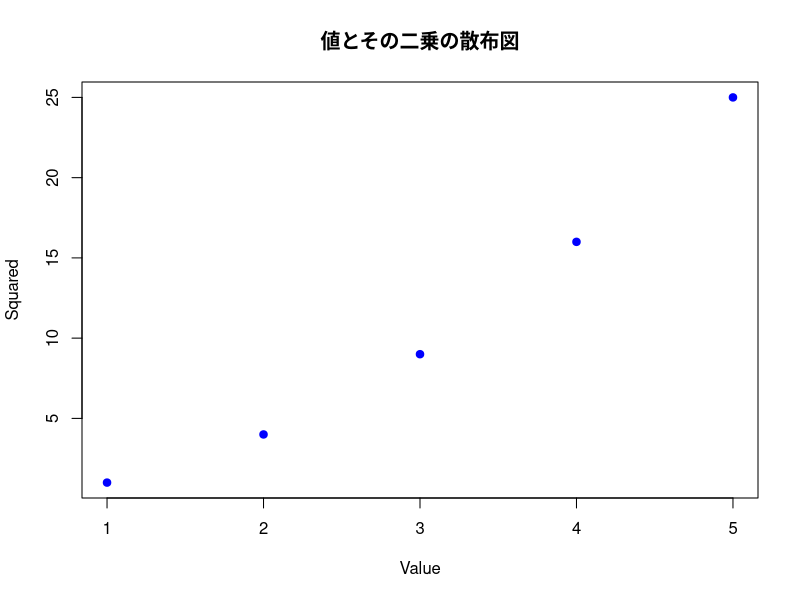

Write R code to recreate this figure.
############################################################
# タイトル: 基礎的なRによる簡単なデータ解析スクリプト
# 作成日: 2026-02-22
# 作成者: ruser3,ruser4
#
# 更新履歴:
# 2026-02-22: 初版作成
############################################################

# ---- 1. データの作成 ----
# 数値ベクトルを作成
x <- c(1, 2, 3, 4, 5)

# データフレームを作成
df <- data.frame(
  value = x,
  squared = x^2
)

# ---- 2. 基本統計量の計算 ----
mean_value <- mean(df$value)     # 平均
sd_value <- sd(df$value)         # 標準偏差
summary(df)                      # 要約統計量

# ---- 3. 簡単なプロット ----
plot(df$value, df$squared,
     main = "値とその二乗の散布図",
     xlab = "Value",
     ylab = "Squared",
     pch = 19, col = "blue")
